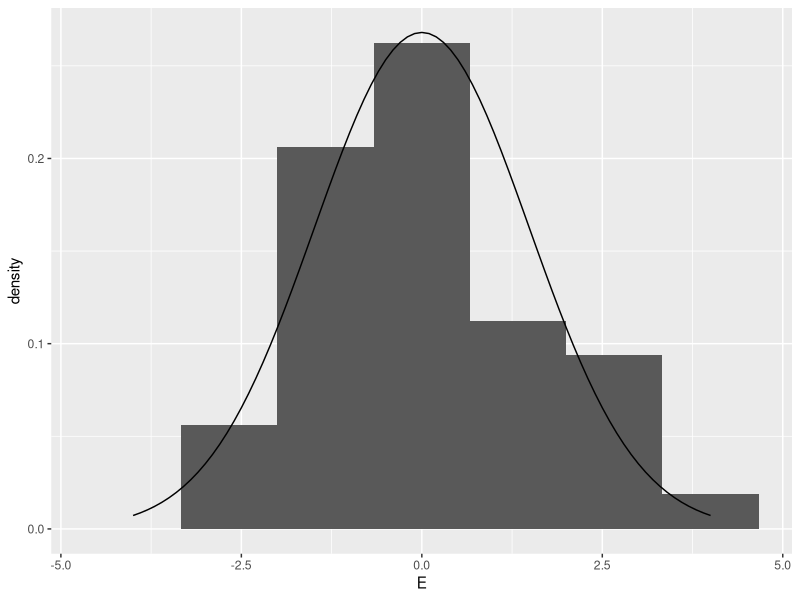

Write R code to recreate this figure. (Note: a time limit stopped this script after it produced the figure.)
library(tidyverse)

check_device <- function()
{
    while (!is.null(dev.list())) Sys.sleep(1)
}

#=====
#0
#=====

# define all variables
n = 40
disp = 2.5
sigm = sqrt(disp) 
m = 3
theta = c((-1)^11 * 11, 5, 6, 0.06)

# set error vector with normal distribution
e <- rnorm(n = n, mean = 0, sd = sigm)

# set up x's
#x <- matrix(rep(1, n), nrow=n, ncol=1)
x <- rep(1, n)
for(i in 1:n)
{
    x[i] <- -4 + i * 8/40
}
x_2 <- x*x
x_3 <- x_2*x 
x_4 <- x_3*x

# put all vector and matricies in one expression
data <- c(rep(1, 40), x, x_2, x_3)
x_main <- matrix(data, nrow=40, ncol=4)
xm_t = x_main%*%theta
y_res <- (x_main%*%theta) + e
#y_res

#=====
#1
#=====

#m = 2   #по итогу theta 5 равно 0, поэтому в гипотезе мы делаем шаг назад и говорим, что число неизвестных(theta) = 4, а число степеней x равно 4-1=3
data_2 <- c(rep(1, 40), x, x_2, x_3, x_4)
x_main_2 <- matrix(data_2, nrow=40, ncol=5)
x_main_2 <- x_main_2[, -5]
#x_main_2

# Tetha' = (X^T * X)^-1 * X^T * Y
# theta with lid 
th <- ((solve(t(x_main_2)%*%x_main_2))%*%t(x_main_2))%*%y_res
th

alpha <- solve(t(x_main_2)%*%x_main_2)
#alpha
al_1_1 <- alpha[4, 4]
#al_1_1

E <- y_res - x_main_2%*%th
#E
norm_E <- sqrt(sum(E**2))
#norm_E

t = th[nrow(th), 1] * sqrt(40 - m - 1) / (sqrt(al_1_1) * norm_E)
#t

left <- qt(.025/2, n - m - 1)
right <- -qt(.025/2, n - m - 1)
#print(paste(left, "<", t, "<", right))

#=====
#2
#=====

for(i in c(0.95, 0.99))
{
    for(j in 1:nrow(th))
    {
        #print(th[j][1] + (qt((1 - i) / 2, n - m - 1) * norm_E) * sqrt(alpha[j, j]))
        l <- th[j][1] + (qt((1 - i) / 2, n - m - 1) * norm_E * sqrt(alpha[j, j])) / sqrt(n - m - 1)
        r <- th[j][1] - (qt((1 - i) / 2, n - m - 1) * norm_E * sqrt(alpha[j, j])) / sqrt(n - m - 1)
        print(paste(l, ", theta=", theta[i], ", ", r))
    }
    print("=============================================")
}

#=====
#3
#=====

phi_th = th[1][1]
for(i in nrow(th))
{
    phi_th <- phi_th + i * x**(i + 1)
    print(phi_th)
}

#TODO

#=====
#4
#=====
#X11()
#plot(1, 3)
#plot(x_main, xm_t)
#Sys.sleep(Inf)

#=====
#5
#=====
E_max = max(E) + 0.01
E_min = min(E) - 0.01
l = 7
delta <- (E_max - E_min)/(l-1)
print(paste("E_min = ", E_min, "E_max = ", E_max, "delta = ", delta))

t_interval = seq(E_min, E_max + delta, delta)
#t_interval

fs = c()
for(i in 1:(length(t_interval) - 2))
{
    c <- 0
    for(ep in E)
    {
        if((t_interval[i] <= ep) & (ep < t_interval[i + 1]))
        {
            c <- c + 1
        }
    }
    fs <- c(fs, c / (n * (t_interval[i + 1] - t_interval[i])))
}
print(fs)

data <- data.frame(E)
#data

x <- seq(-4, 4, 0.1)
tmp <- dnorm(x, mean(E), sd(E))
p <- data.frame(tmp)

X11()
ggplot() + geom_histogram(data, mapping = aes(E, after_stat(density)), bins=l) + geom_line(p, mapping = aes(x, tmp))
check_device()

#=====
#6
#=====

# estimate disp
est_sigm <- sqrt(1 / n * norm_E^2)
#est_sigm^2

#=====
#7
#=====
